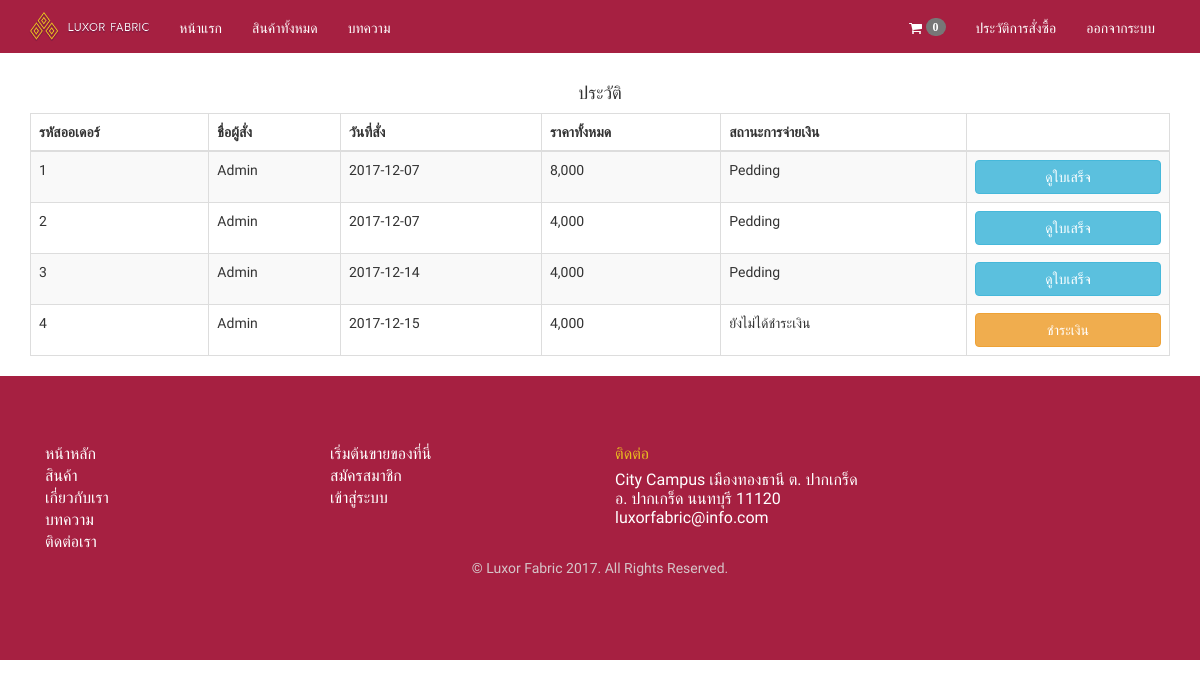
Page /History.php (signed in) on the earlier database version.
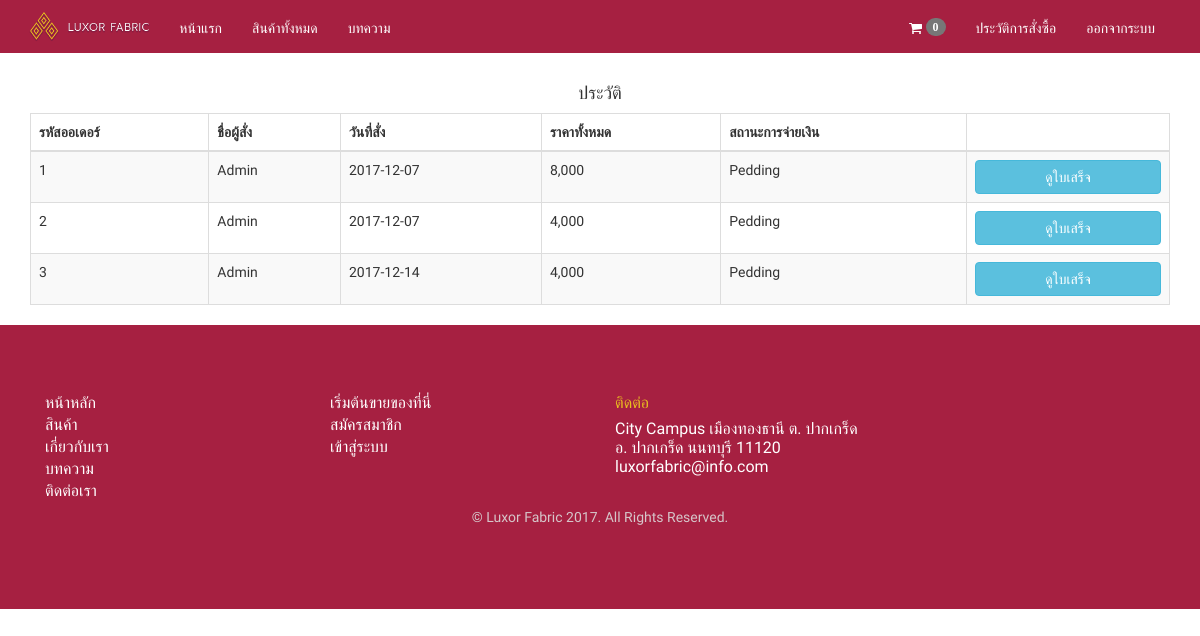
Same page on the later database version.
### tables this page shows
CREATE TABLE `store_product_shipment` (
  `id_shipment` int(11) NOT NULL,
  `id_order` int(11) NOT NULL,
  `id_payment` int(11) NOT NULL,
  `Status` varchar(1) NOT NULL,
  `id_store` int(11) NOT NULL,
  `id_shipping` int(11) DEFAULT NULL,
  `ShipCode` varchar(15) DEFAULT NULL
);

CREATE TABLE `order_product` (
  `id_order` int(11) NOT NULL,
  `id_user` int(11) NOT NULL,
  `Date_order` date NOT NULL,
  `Tax` varchar(5) NOT NULL,
  `Name` varchar(100) NOT NULL,
  `LastName` varchar(100) NOT NULL,
  `Tel` varchar(30) NOT NULL,
  `Address` varchar(255) NOT NULL,
  `Zip` varchar(10) NOT NULL,
  `Send_email_order` varchar(100) NOT NULL,
  `Totalprice` int(11) NOT NULL
);

### History.php (the view, shortened to what this page needs)
<!DOCTYPE html>
<html>
<head>
	<link rel="stylesheet" type="text/css" href="css/reset.css">
	<link rel="stylesheet" type="text/css" href="css/style.css">
	<link rel="stylesheet" type="text/css" href="css/footer.css">
	<link rel="stylesheet" type="text/css" href="css/font-awesome.min.css">
	<link rel="stylesheet" type="text/css" href="css/bootstrap.min.css">
	<link rel="stylesheet" type="text/css" href="css/style-mobi.css">
  	<link rel="stylesheet" type="text/css" href="css/media.css">
	<link rel="stylesheet" type="text/css" href="slick/slick.css"/>
    <link href="./Admin/vendors/datatables.net-bs/css/dataTables.bootstrap.min.css" rel="stylesheet">
    <link href="./Admin/vendors/datatables.net-buttons-bs/css/buttons.bootstrap.min.css" rel="stylesheet">
    <link href="./Admin/vendors/datatables.net-fixedheader-bs/css/fixedHeader.bootstrap.min.css" rel="stylesheet">
    <link href="./Admin/vendors/datatables.net-responsive-bs/css/responsive.bootstrap.min.css" rel="stylesheet">
    <link href="./Admin/vendors/datatables.net-scroller-bs/css/scroller.bootstrap.min.css" rel="stylesheet">
</head>
<body>
	<div id="wrapper">
		<?php include "header.php"; ?>
		<div class="container">
            <div class="row">
                <div class="col-md-12 col-sm-12 col-xs-12">
                        <h4 class="text-center">ประวัติ</h4>
                        <table id="datatable-responsive" class="table table-striped table-bordered dt-responsive nowrap" cellspacing="0" width="100%">
                        <thead>
                            <tr>
                                <th>รหัสออเดอร์</th>
                                <th>ชื่อผู้สั่ง</th>
                                <th>วันที่สั่ง</th>
                                <th>ราคาทั้งหมด</th>
                                <th>สถานะการจ่ายเงิน</th>
                                <th></th>
                            </tr>
                        </thead>
                        <tbody>
                        <?php
                            $iduser = $_SESSION['idnumLoginWebsite'];
                            $select = "SELECT op.id_order op_id_order ,op.Name, op.Date_order , op.Totalprice , sps.id_shipment , sps.Status
                                        FROM `Order_product` op
                                        LEFT JOIN Store_product_shipment sps ON sps.id_order = op.id_order
                                        WHERE op.id_user = '$iduser'
                                        ORDER BY op.id_order;";
                            $query = mysqli_query($connect,$select);
                            if(mysqli_num_rows($query)>0){
                                while($row = mysqli_fetch_array($query)){
                                ?>
                                <tr>
                                    <td><?php echo $row['op_id_order']; ?></td>
                                    <td><?php echo $row['Name']; ?></td>
                                    <td><?php echo $row['Date_order']; ?></td>
                                    <td><?php echo number_format($row['Totalprice']); ?></td>
                                    <td><?php
                                            if(!empty($row['id_shipment'])){
                                                if($row['Status'] == '1'){echo "Success";}
                                                else if($row['Status'] == '0'){echo "Pedding";}
                                            }
                                            else{ echo "ยังไม่ได้ชำระเงิน";}
                                        ?></td>
                                    <td>
                                        <?php
                                            if(empty($row['id_shipment'])){
                                            ?>
                                                <a href="Cartproduct.php?Cart_Status=payment&&id_order=<?php echo $row['op_id_order']; ?>" class="btn btn-warning btn-block">ชำระเงิน</a>
                                            <?php
                                            }else if(!empty($row['id_shipment'])){
                                            ?>
                                                <a href="./detailHistory.php?id_order=<?php echo $row['op_id_order']; ?>" class="btn btn-info btn-block">ดูใบเสร็จ</a>
                                            <?php
                                            }
                                        ?>
                                    </td>
                                </tr>
                                <?php
                                }
                            }
                        ?>
                        </tbody>
                    </table>
                </div>
            </div>
        </div>
		<?php include "footer.php"; ?>
	</div>
</body>
</html>

Differences in the rows shown:
removed order_product: id_order "4", Name "Admin", Date_order "2017-12-15", Totalprice "4,000", shows "ยังไม่ได้ชำระเงิน"
